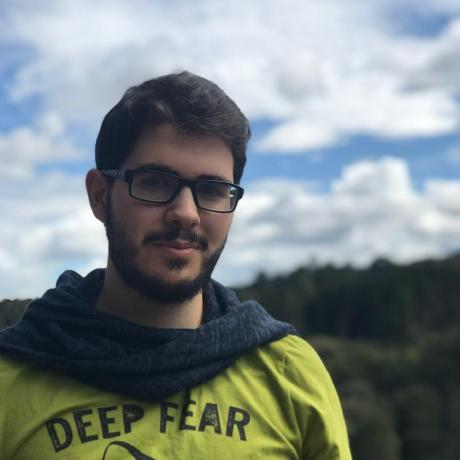
#> input picture _docs/imgs/me.jpeg, 460 x 460 px
$ python -i vangogh_domain.py   (imports and definitions only)   (older library calls are emulated)
#> lines starting #> are read from the running program, lines starting #| are printed output that depends on the picture
#> further down, picture is the input picture: shape (460, 460, 3); mean B, G, R 134.1, 134.1, 124.4
import math
from typing import List, Tuple
from random import randint

from typ import Image as ImageType
import cv2
from utils import (
    get_palette,
    nearest_color,
    randomize_strokes_order
)


def apply_gaussian_blur(img: ImageType) -> Tuple[ImageType, ImageType]:
    kernel_size = 2 * int(round(max(img.shape) / 50)) + 1
#> kernel_size = 19
    kernel = (kernel_size, kernel_size)
#> kernel = (19, 19)
    fieldx = cv2.Scharr(img, cv2.CV_32F, 1, 0) / 15.36
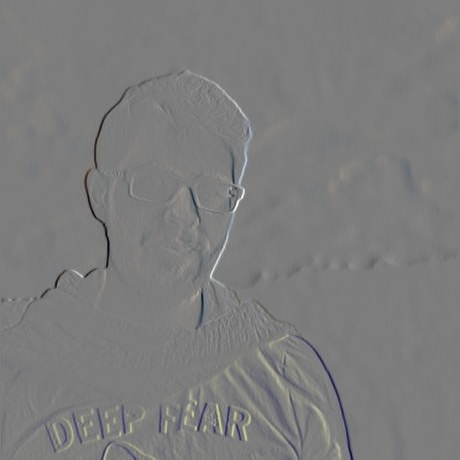
#> fieldx: shape (460, 460, 3) float32; mean B, G, R -0.1, -0.1, -0.1; drawn with min black and max white
    fieldy = cv2.Scharr(img, cv2.CV_32F, 0, 1) / 15.36
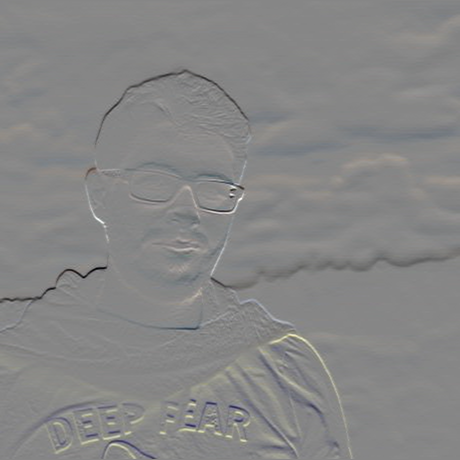
#> fieldy: shape (460, 460, 3) float32; mean B, G, R -0.8, -0.5, -0.4; drawn with min black and max white

    for _ in range(1):
        fieldx = cv2.GaussianBlur(fieldx, kernel, 0)
        fieldy = cv2.GaussianBlur(fieldy, kernel, 0)
#> this loop made 1 pass
#> pass 1, in apply_gaussian_blur, `fieldx = cv2.GaussianBlur(fieldx, kernel, 0)`:
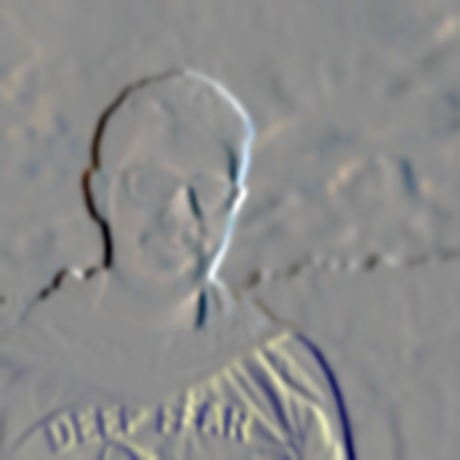
#> fieldx: shape (460, 460, 3) float32; mean B, G, R -0.1, -0.1, -0.1; drawn with min black and max white
#> pass 1, in apply_gaussian_blur, `fieldy = cv2.GaussianBlur(fieldy, kernel, 0)`:
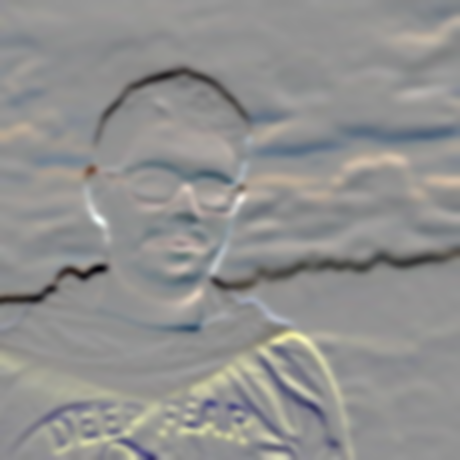
#> fieldy: shape (460, 460, 3) float32; mean B, G, R -0.8, -0.5, -0.4; drawn with min black and max white

    return fieldx, fieldy


# pylint: disable=too-many-locals, too-many-arguments, dangerous-default-value
# [41 lines left out: function draw_vangogh, not called in this run]

>>> import cv2
>>> picture = cv2.imread('../../_docs/imgs/me.jpeg')
>>> result = apply_gaussian_blur(picture)

$ run again, on _docs/imgs/me_abstract_glitch1.jpg
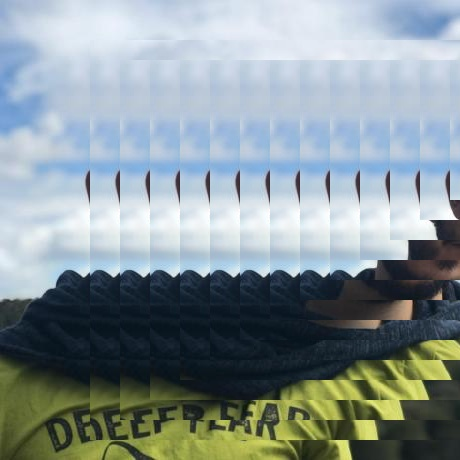
#> input picture _docs/imgs/me_abstract_glitch1.jpg, 460 x 460 px
#> picture is the input picture: shape (460, 460, 3); mean B, G, R 151.8, 148.8, 135.4
#> the loop in apply_gaussian_blur, `for _ in range(1):` made 1 pass
#> pass 1, in apply_gaussian_blur, `fieldx = cv2.GaussianBlur(fieldx, kernel, 0)`:
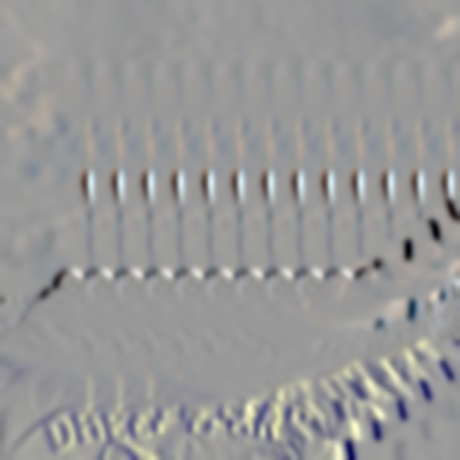
#> fieldx: shape (460, 460, 3) float32; mean B, G, R -0.1, -0.1, -0.1; drawn with min black and max white
#> pass 1, in apply_gaussian_blur, `fieldy = cv2.GaussianBlur(fieldy, kernel, 0)`:
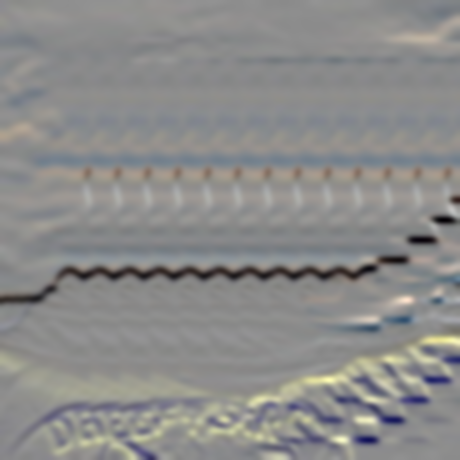
#> fieldy: shape (460, 460, 3) float32; mean B, G, R -0.8, -0.5, -0.4; drawn with min black and max white

$ run again, on _docs/imgs/me_abstract_glitch2.jpg
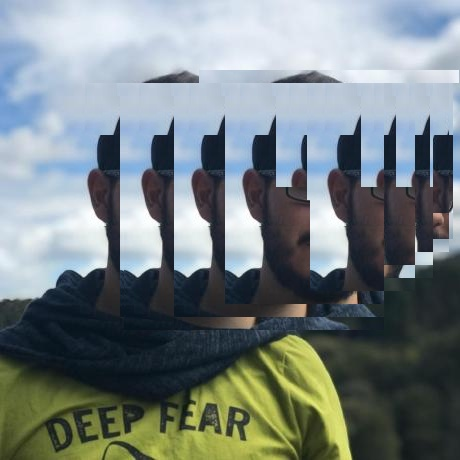
#> input picture _docs/imgs/me_abstract_glitch2.jpg, 460 x 460 px
#> picture is the input picture: shape (460, 460, 3); mean B, G, R 131, 129.7, 119.3
#> the loop in apply_gaussian_blur, `for _ in range(1):` made 1 pass
#> pass 1, in apply_gaussian_blur, `fieldx = cv2.GaussianBlur(fieldx, kernel, 0)`:
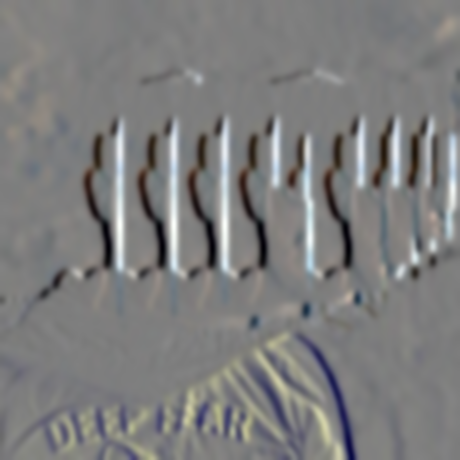
#> fieldx: shape (460, 460, 3) float32; mean B, G, R -0.1, -0.1, -0.1; drawn with min black and max white
#> pass 1, in apply_gaussian_blur, `fieldy = cv2.GaussianBlur(fieldy, kernel, 0)`:
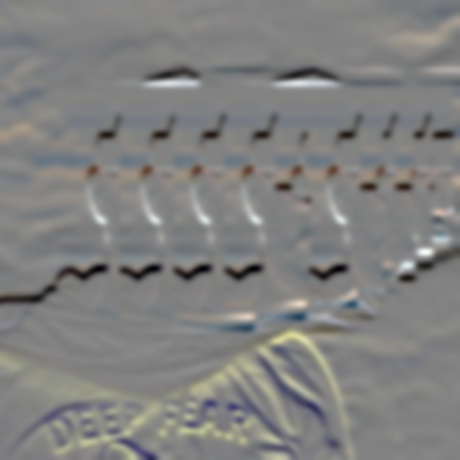
#> fieldy: shape (460, 460, 3) float32; mean B, G, R -0.8, -0.5, -0.4; drawn with min black and max white

$ run again, on _docs/imgs/me_abstract_glitch3.jpg
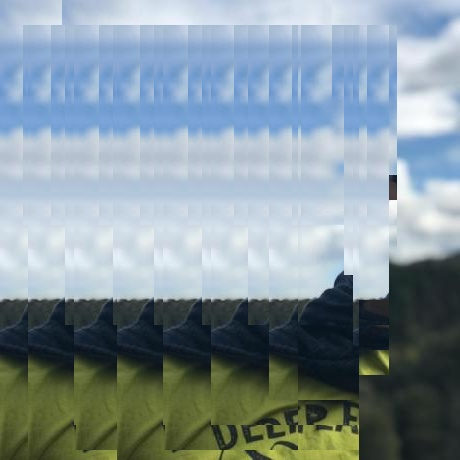
#> input picture _docs/imgs/me_abstract_glitch3.jpg, 460 x 460 px
#> picture is the input picture: shape (460, 460, 3); mean B, G, R 155.4, 148.1, 131.9
#> the loop in apply_gaussian_blur, `for _ in range(1):` made 1 pass
#> pass 1, in apply_gaussian_blur, `fieldx = cv2.GaussianBlur(fieldx, kernel, 0)`:
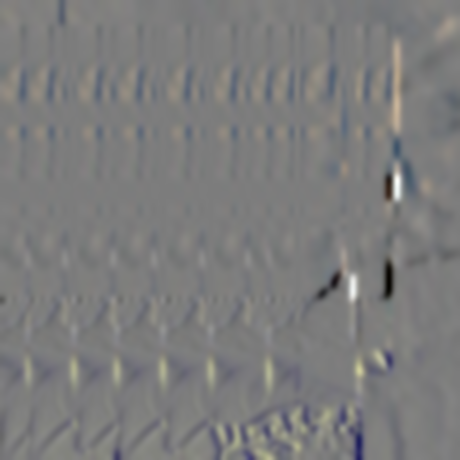
#> fieldx: shape (460, 460, 3) float32; mean B, G, R -0.1, -0.1, -0.1; drawn with min black and max white
#> pass 1, in apply_gaussian_blur, `fieldy = cv2.GaussianBlur(fieldy, kernel, 0)`:
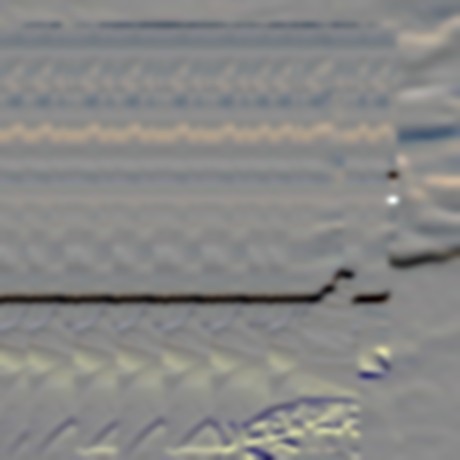
#> fieldy: shape (460, 460, 3) float32; mean B, G, R -0.8, -0.5, -0.4; drawn with min black and max white
